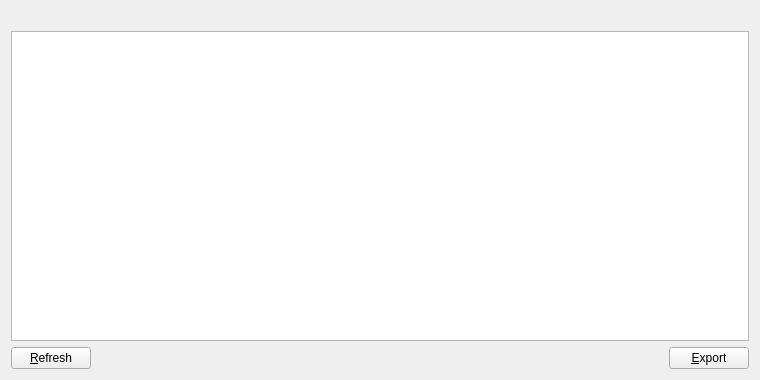
<?xml version="1.0" encoding="UTF-8"?>
<ui version="4.0">
 <class>MyWhitelistOfferDialog</class>
 <widget class="QWidget" name="MyWhitelistOfferDialog">
  <property name="geometry">
   <rect>
    <x>0</x>
    <y>0</y>
    <width>760</width>
    <height>380</height>
   </rect>
  </property>
  <property name="windowTitle">
   <string>My Offer Affiliates</string>
  </property>
  <layout class="QVBoxLayout" name="verticalLayout">
   <item>
    <widget class="QLabel" name="labelExplanation">
     <property name="textFormat">
      <enum>Qt::PlainText</enum>
     </property>
     <property name="wordWrap">
      <bool>true</bool>
     </property>
    </widget>
   </item>
   <item>
    <widget class="QTableView" name="tableView">
     <property name="contextMenuPolicy">
      <enum>Qt::CustomContextMenu</enum>
     </property>
     <property name="toolTip">
      <string/>
     </property>
     <property name="tabKeyNavigation">
      <bool>false</bool>
     </property>
     <property name="alternatingRowColors">
      <bool>true</bool>
     </property>
     <property name="selectionMode">
      <enum>QAbstractItemView::SingleSelection</enum>
     </property>
     <property name="selectionBehavior">
      <enum>QAbstractItemView::SelectRows</enum>
     </property>
     <property name="sortingEnabled">
      <bool>true</bool>
     </property>
     <attribute name="verticalHeaderVisible">
      <bool>false</bool>
     </attribute>
    </widget>
   </item>
   <item>
    <layout class="QHBoxLayout" name="horizontalLayout">
     <item>
      <widget class="QPushButton" name="refreshButton">
       <property name="maximumSize">
        <size>
         <width>16777215</width>
         <height>48</height>
        </size>
       </property>
       <property name="toolTip">
        <string>Refresh your affiliate list for this offer</string>
       </property>
       <property name="text">
        <string>&amp;Refresh</string>
       </property>
      </widget>
     </item>
     <item>
      <spacer name="horizontalSpacer">
       <property name="orientation">
        <enum>Qt::Horizontal</enum>
       </property>
       <property name="sizeHint" stdset="0">
        <size>
         <width>40</width>
         <height>20</height>
        </size>
       </property>
      </spacer>
     </item>
     <item>
      <widget class="QPushButton" name="exportButton">
       <property name="toolTip">
        <string>Export the data in the current tab to a file</string>
       </property>
       <property name="text">
        <string>&amp;Export</string>
       </property>
      </widget>
     </item>
    </layout>
   </item>
  </layout>
 </widget>
 <resources>
  <include location="../syscoin.qrc"/>
 </resources>
 <connections/>
</ui>
